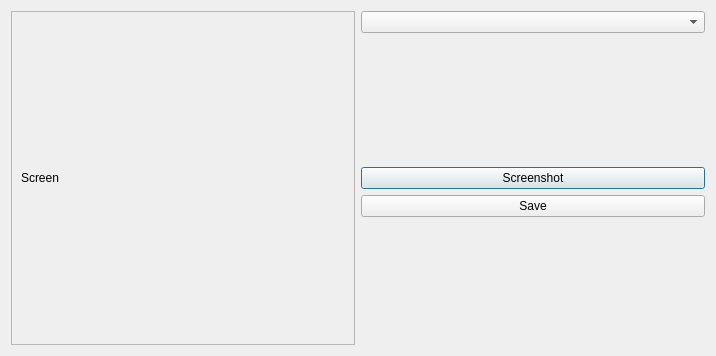
<?xml version="1.0" encoding="UTF-8"?>
<ui version="4.0">
 <class>Dialog</class>
 <widget class="QDialog" name="Dialog">
  <property name="geometry">
   <rect>
    <x>0</x>
    <y>0</y>
    <width>716</width>
    <height>356</height>
   </rect>
  </property>
  <property name="windowTitle">
   <string>Simple Screen Capture</string>
  </property>
  <layout class="QHBoxLayout" name="horizontalLayout">
   <item>
    <widget class="QFrame" name="frame">
     <property name="frameShape">
      <enum>QFrame::StyledPanel</enum>
     </property>
     <property name="frameShadow">
      <enum>QFrame::Raised</enum>
     </property>
     <layout class="QVBoxLayout" name="verticalLayout_2">
      <item>
       <widget class="QLabel" name="label">
        <property name="text">
         <string>Screen</string>
        </property>
       </widget>
      </item>
     </layout>
    </widget>
   </item>
   <item>
    <layout class="QVBoxLayout" name="verticalLayout">
     <item>
      <widget class="QComboBox" name="cmbScreens"/>
     </item>
     <item>
      <spacer name="verticalSpacer">
       <property name="orientation">
        <enum>Qt::Vertical</enum>
       </property>
       <property name="sizeHint" stdset="0">
        <size>
         <width>20</width>
         <height>40</height>
        </size>
       </property>
      </spacer>
     </item>
     <item>
      <widget class="QPushButton" name="btnScreen">
       <property name="text">
        <string>Screenshot</string>
       </property>
      </widget>
     </item>
     <item>
      <widget class="QPushButton" name="btnSave">
       <property name="text">
        <string>Save</string>
       </property>
      </widget>
     </item>
     <item>
      <spacer name="verticalSpacer_2">
       <property name="orientation">
        <enum>Qt::Vertical</enum>
       </property>
       <property name="sizeHint" stdset="0">
        <size>
         <width>20</width>
         <height>40</height>
        </size>
       </property>
      </spacer>
     </item>
    </layout>
   </item>
  </layout>
 </widget>
 <resources/>
 <connections/>
</ui>
